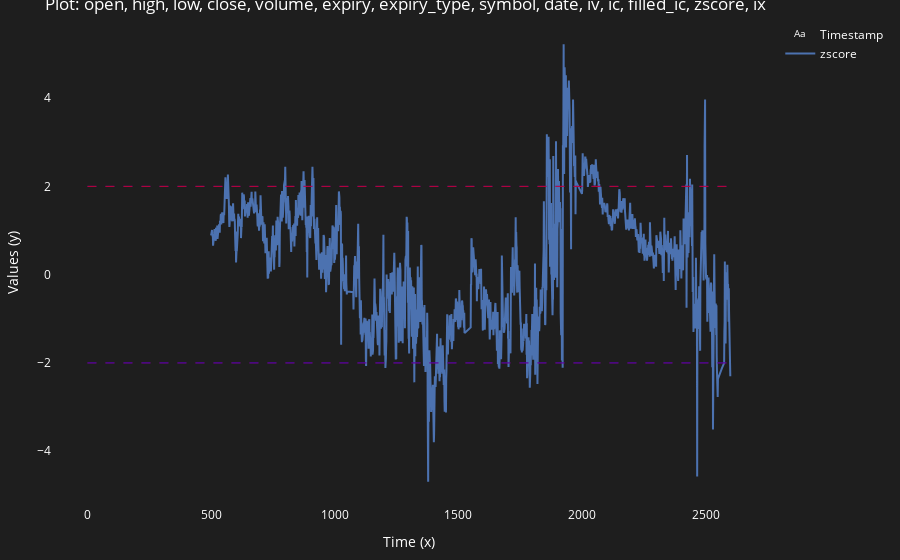

Here is the notebook cell this chart was saved with:
### Code cell
# fig_zscore = Plot.plot_df(index.df_futures, 'zscore')
# fig_zscore = Plot.draw_horizontal_line(fig_zscore, -2, 0, len(index.df_futures), 'Red')
# fig_zscore = Plot.draw_horizontal_line(fig_zscore, zscore_threshold_short, 0, len(index.df_futures), 'Blue')
# fig_zscore = Plot.draw_horizontal_line(fig_zscore, zscore_threshold_long, 0, len(index.df_futures), 'Blue')
# fig_zscore = Plot.draw_horizontal_line(fig_zscore, 2, 0, len(index.df_futures), 'Red')
# fig_zscore.show()
# Plot.save_plot(fig_zscore, f'PLOT_zscore_for_{strategy_desc}.html')

### Figure 1 — Plotly figure (JSON) as saved in the notebook; plotly's stock layout.template omitted (floating-point values rounded to 4 significant figures; data arrays with more than 128 entries replaced by an {"elided": "..."} marker saying what was removed)
{"data": [{"hoverinfo": "text", "hovertext": {"elided": "2600 str values"}, "line": {"color": "#4C72B0"}, "mode": "text", "name": "Timestamp", "type": "scatter", "x": {"elided": "2600 int values"}, "y": {"elided": "2600 int values"}}, {"hoverinfo": "text", "hovertext": {"elided": "2600 str values"}, "line": {"color": "#4C72B0"}, "mode": "lines", "name": "zscore", "type": "scatter", "x": {"elided": "2600 int values"}, "y": {"elided": "2600 float values"}}], "layout": {"font": {"color": "white"}, "hovermode": "x unified", "margin": {"b": 20, "l": 20, "r": 20, "t": 20}, "paper_bgcolor": "rgba(30, 30, 30, 1)", "plot_bgcolor": "rgba(30, 30, 30, 1)", "shapes": [{"line": {"color": "Red", "dash": "dash", "width": 0.8}, "name": "-2 Line", "type": "line", "x0": 0, "x1": 2600, "y0": -2, "y1": -2}, {"line": {"color": "Blue", "dash": "dash", "width": 0.8}, "name": "-2 Line", "type": "line", "x0": 0, "x1": 2600, "y0": -2, "y1": -2}, {"line": {"color": "Blue", "dash": "dash", "width": 0.8}, "name": "2 Line", "type": "line", "x0": 0, "x1": 2600, "y0": 2, "y1": 2}, {"line": {"color": "Red", "dash": "dash", "width": 0.8}, "name": "2 Line", "type": "line", "x0": 0, "x1": 2600, "y0": 2, "y1": 2}], "title": {"text": "Plot: open, high, low, close, volume, expiry, expiry_type, symbol, date, iv, ic, filled_ic, zscore, ix"}, "xaxis": {"color": "white", "showgrid": false, "title": {"text": "Time (x)"}, "zeroline": false}, "yaxis": {"color": "white", "showgrid": false, "title": {"text": "Values (y)"}, "zeroline": false}}}
